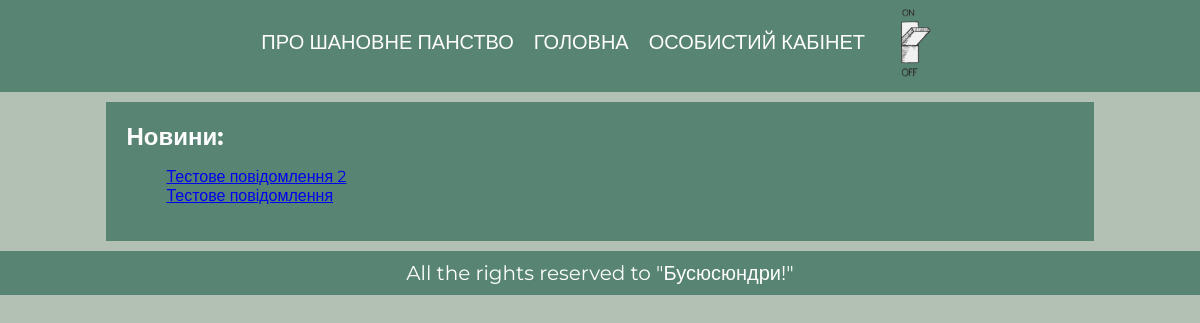
The app's page / (signed in), older data.
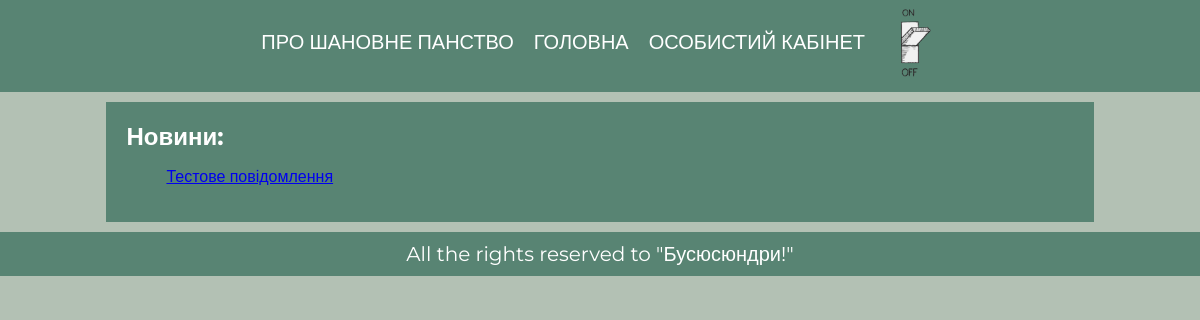
The same page, newer data.
### app/models.py (models this page shows, shortened)
class Article(models.Model):
    article_title = models.CharField('назва новини', max_length=200)
    article_text = models.TextField('текст новини')
    pub_date = models.DateTimeField('дата публікації')
    class Meta():
      verbose_name = 'Новина'
      verbose_name_plural = 'Новини'

### app/views.py (the view)
# urls.py: path('', views.index, name='Home'),
@login_required
def index(request):
    latest_article_list = Article.objects.order_by('-pub_date')
    return render(request, 'app/index.html', {'latest_article_list': latest_article_list})

### app/templates/app/index.html (shortened to what this page needs)
{% extends 'app/base.html' %}
{% load static %}
{% block main %}
<section>
  <div class='latest-publications text'>
    <h3 class="latest-publications-h3">Новини:</h3>
    <ul>
      {% if latest_article_list%}
        {% for a in latest_article_list %}
          <li><a href="/{{a.id}}">{{a.article_title}}</a></li>
        {% endfor %}
      {% else %}
        <p class="no-news">Новин немає! Стабільність – ознака майстерності.</p>
      {% endif %}
    </ul>
  </div>
</section>
{% endblock %}
{% block footer %}
All the rights reserved to "Бусюсюндри!"
{% endblock %}

Row changes from the older to the newer data that the page shows:
removed Article: article_title "Тестове повідомлення 2"
